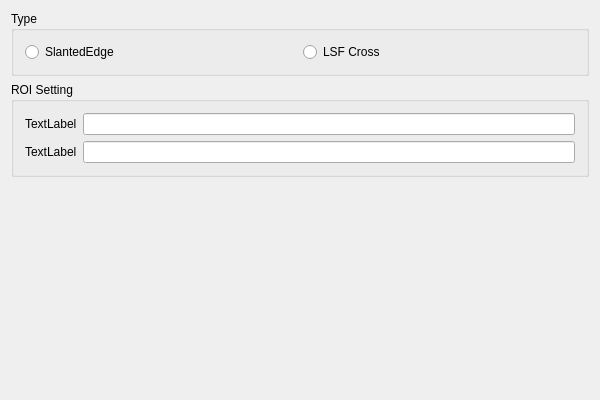
<?xml version="1.0" encoding="UTF-8"?>
<ui version="4.0">
 <class>MTFSettingWidgetClass</class>
 <widget class="QWidget" name="MTFSettingWidgetClass">
  <property name="geometry">
   <rect>
    <x>0</x>
    <y>0</y>
    <width>600</width>
    <height>400</height>
   </rect>
  </property>
  <property name="windowTitle">
   <string>MTFSettingWidget</string>
  </property>
  <layout class="QVBoxLayout" name="verticalLayout">
   <item>
    <widget class="QGroupBox" name="groupBox">
     <property name="title">
      <string>Type</string>
     </property>
     <layout class="QHBoxLayout" name="horizontalLayout">
      <item>
       <widget class="QRadioButton" name="edgetyperadio">
        <property name="text">
         <string>SlantedEdge</string>
        </property>
       </widget>
      </item>
      <item>
       <widget class="QRadioButton" name="lsftyperadio">
        <property name="text">
         <string>LSF Cross</string>
        </property>
       </widget>
      </item>
     </layout>
    </widget>
   </item>
   <item>
    <widget class="QGroupBox" name="groupBox_2">
     <property name="title">
      <string>ROI Setting</string>
     </property>
     <layout class="QGridLayout" name="gridLayout">
      <item row="0" column="1">
       <widget class="QLineEdit" name="lineEdit"/>
      </item>
      <item row="0" column="0">
       <widget class="QLabel" name="label">
        <property name="text">
         <string>TextLabel</string>
        </property>
       </widget>
      </item>
      <item row="1" column="0">
       <widget class="QLabel" name="label_2">
        <property name="text">
         <string>TextLabel</string>
        </property>
       </widget>
      </item>
      <item row="1" column="1">
       <widget class="QLineEdit" name="lineEdit_2"/>
      </item>
     </layout>
    </widget>
   </item>
   <item>
    <spacer name="verticalSpacer">
     <property name="orientation">
      <enum>Qt::Vertical</enum>
     </property>
     <property name="sizeHint" stdset="0">
      <size>
       <width>20</width>
       <height>40</height>
      </size>
     </property>
    </spacer>
   </item>
  </layout>
 </widget>
 <layoutdefault spacing="6" margin="11"/>
 <resources/>
 <connections/>
</ui>
